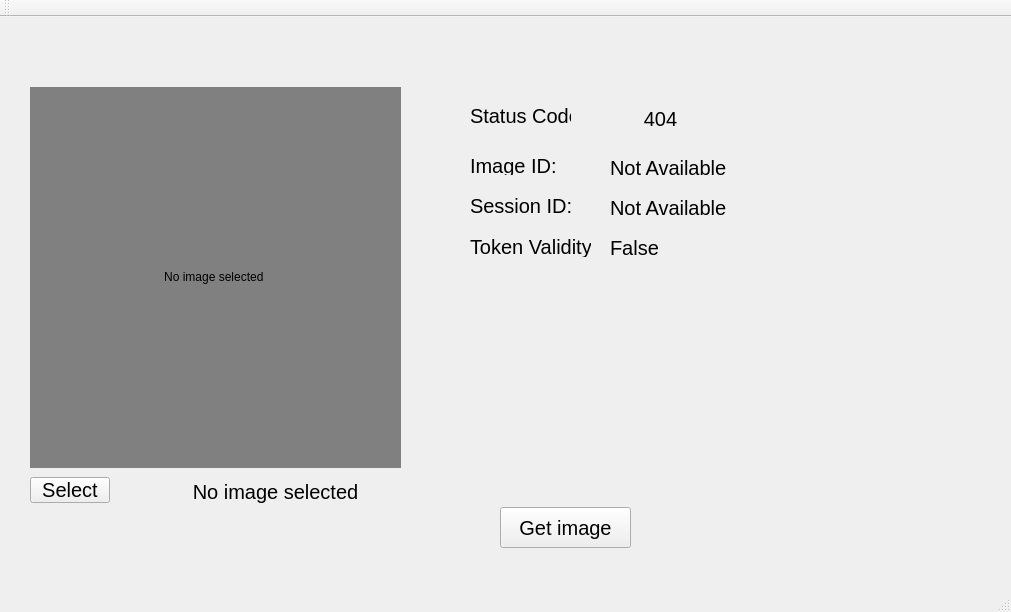
<?xml version="1.0" encoding="UTF-8"?>
<ui version="4.0">
 <class>MainWindow</class>
 <widget class="QMainWindow" name="MainWindow">
  <property name="geometry">
   <rect>
    <x>0</x>
    <y>0</y>
    <width>1011</width>
    <height>612</height>
   </rect>
  </property>
  <property name="windowTitle">
   <string>MainWindow</string>
  </property>
  <widget class="QWidget" name="centralWidget">
   <widget class="QLabel" name="imgHolder">
    <property name="geometry">
     <rect>
      <x>30</x>
      <y>70</y>
      <width>371</width>
      <height>381</height>
     </rect>
    </property>
    <property name="styleSheet">
     <string notr="true">background-color:grey;</string>
    </property>
    <property name="text">
     <string>&lt;center&gt;No image selected&lt;/center&gt;
</string>
    </property>
   </widget>
   <widget class="QPushButton" name="selectButton">
    <property name="geometry">
     <rect>
      <x>30</x>
      <y>460</y>
      <width>80</width>
      <height>26</height>
     </rect>
    </property>
    <property name="font">
     <font>
      <pointsize>15</pointsize>
     </font>
    </property>
    <property name="text">
     <string>Select</string>
    </property>
   </widget>
   <widget class="QLabel" name="imgName">
    <property name="geometry">
     <rect>
      <x>150</x>
      <y>460</y>
      <width>251</width>
      <height>31</height>
     </rect>
    </property>
    <property name="font">
     <font>
      <pointsize>15</pointsize>
     </font>
    </property>
    <property name="styleSheet">
     <string notr="true"/>
    </property>
    <property name="text">
     <string>&lt;center&gt;No image selected&lt;/center&gt;</string>
    </property>
   </widget>
   <widget class="QLabel" name="label">
    <property name="geometry">
     <rect>
      <x>470</x>
      <y>90</y>
      <width>101</width>
      <height>18</height>
     </rect>
    </property>
    <property name="font">
     <font>
      <pointsize>15</pointsize>
     </font>
    </property>
    <property name="text">
     <string>Status Code:</string>
    </property>
   </widget>
   <widget class="QLabel" name="statusCode">
    <property name="geometry">
     <rect>
      <x>610</x>
      <y>90</y>
      <width>101</width>
      <height>21</height>
     </rect>
    </property>
    <property name="font">
     <font>
      <pointsize>15</pointsize>
     </font>
    </property>
    <property name="text">
     <string>&lt;center&gt;404&lt;/center&gt;</string>
    </property>
   </widget>
   <widget class="QLabel" name="imgidLabel">
    <property name="geometry">
     <rect>
      <x>610</x>
      <y>140</y>
      <width>281</width>
      <height>21</height>
     </rect>
    </property>
    <property name="font">
     <font>
      <pointsize>15</pointsize>
     </font>
    </property>
    <property name="text">
     <string>Not Available</string>
    </property>
   </widget>
   <widget class="QLabel" name="label_4">
    <property name="geometry">
     <rect>
      <x>470</x>
      <y>140</y>
      <width>101</width>
      <height>18</height>
     </rect>
    </property>
    <property name="font">
     <font>
      <pointsize>15</pointsize>
     </font>
    </property>
    <property name="text">
     <string>Image ID:</string>
    </property>
   </widget>
   <widget class="QLabel" name="label_5">
    <property name="geometry">
     <rect>
      <x>470</x>
      <y>180</y>
      <width>101</width>
      <height>18</height>
     </rect>
    </property>
    <property name="font">
     <font>
      <pointsize>15</pointsize>
     </font>
    </property>
    <property name="text">
     <string>Session ID:</string>
    </property>
   </widget>
   <widget class="QLabel" name="sessidLabel">
    <property name="geometry">
     <rect>
      <x>610</x>
      <y>180</y>
      <width>281</width>
      <height>21</height>
     </rect>
    </property>
    <property name="font">
     <font>
      <pointsize>15</pointsize>
     </font>
    </property>
    <property name="text">
     <string>Not Available</string>
    </property>
   </widget>
   <widget class="QPushButton" name="getimgButton">
    <property name="geometry">
     <rect>
      <x>500</x>
      <y>490</y>
      <width>131</width>
      <height>41</height>
     </rect>
    </property>
    <property name="font">
     <font>
      <pointsize>15</pointsize>
     </font>
    </property>
    <property name="text">
     <string>Get image</string>
    </property>
   </widget>
   <widget class="QLabel" name="tokenvLabel">
    <property name="geometry">
     <rect>
      <x>610</x>
      <y>220</y>
      <width>281</width>
      <height>21</height>
     </rect>
    </property>
    <property name="font">
     <font>
      <pointsize>15</pointsize>
     </font>
    </property>
    <property name="text">
     <string>False</string>
    </property>
   </widget>
   <widget class="QLabel" name="label_6">
    <property name="geometry">
     <rect>
      <x>470</x>
      <y>220</y>
      <width>121</width>
      <height>20</height>
     </rect>
    </property>
    <property name="font">
     <font>
      <pointsize>15</pointsize>
     </font>
    </property>
    <property name="text">
     <string>Token Validity:</string>
    </property>
   </widget>
  </widget>
  <widget class="QMenuBar" name="menuBar">
   <property name="geometry">
    <rect>
     <x>0</x>
     <y>0</y>
     <width>1011</width>
     <height>23</height>
    </rect>
   </property>
  </widget>
  <widget class="QToolBar" name="mainToolBar">
   <attribute name="toolBarArea">
    <enum>TopToolBarArea</enum>
   </attribute>
   <attribute name="toolBarBreak">
    <bool>false</bool>
   </attribute>
  </widget>
  <widget class="QStatusBar" name="statusBar"/>
 </widget>
 <layoutdefault spacing="6" margin="11"/>
 <resources/>
 <connections/>
</ui>
